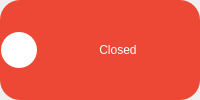
                  <widget class="QWidget" name="OffPage">
                   <layout class="QHBoxLayout" name="horizontalLayout_13">
                    <property name="spacing">
                     <number>0</number>
                    </property>
                    <property name="leftMargin">
                     <number>0</number>
                    </property>
                    <property name="topMargin">
                     <number>0</number>
                    </property>
                    <property name="rightMargin">
                     <number>0</number>
                    </property>
                    <property name="bottomMargin">
                     <number>0</number>
                    </property>
                    <item>
                     <widget class="QFrame" name="frame_2">
                      <property name="styleSheet">
                       <string notr="true">border-style: solid;
border-radius: 20px;
background-color: rgb(237, 72, 53);
</string>
                      </property>
                      <property name="frameShape">
                       <enum>QFrame::StyledPanel</enum>
                      </property>
                      <property name="frameShadow">
                       <enum>QFrame::Raised</enum>
                      </property>
                      <layout class="QHBoxLayout" name="horizontalLayout_12">
                       <property name="spacing">
                        <number>0</number>
                       </property>
                       <property name="leftMargin">
                        <number>1</number>
                       </property>
                       <property name="topMargin">
                        <number>1</number>
                       </property>
                       <property name="rightMargin">
                        <number>1</number>
                       </property>
                       <property name="bottomMargin">
                        <number>1</number>
                       </property>
                       <item>
                        <widget class="QPushButton" name="OffToggler">
                         <property name="minimumSize">
                          <size>
                           <width>36</width>
                           <height>36</height>
                          </size>
                         </property>
                         <property name="maximumSize">
                          <size>
                           <width>36</width>
                           <height>36</height>
                          </size>
                         </property>
                         <property name="cursor">
                          <cursorShape>PointingHandCursor</cursorShape>
                         </property>
                         <property name="styleSheet">
                          <string notr="true">border-style: solid;
border-radius: 18;
border-width: 0px;
border-color: rgb(232, 232, 232);
background-color: rgb(255, 255, 255);</string>
                         </property>
                         <property name="text">
                          <string/>
                         </property>
                        </widget>
                       </item>
                       <item>
                        <widget class="QLabel" name="label_4">
                         <property name="styleSheet">
                          <string notr="true">background-color: rgba(255, 255, 255,0);
color: rgb(255, 255, 255);
font: 14pt &quot;Segoe UI&quot;;</string>
                         </property>
                         <property name="text">
                          <string>Closed</string>
                         </property>
                         <property name="alignment">
                          <set>Qt::AlignCenter</set>
                         </property>
                        </widget>
                       </item>
                      </layout>
                     </widget>
                    </item>
                   </layout>
                  </widget>
